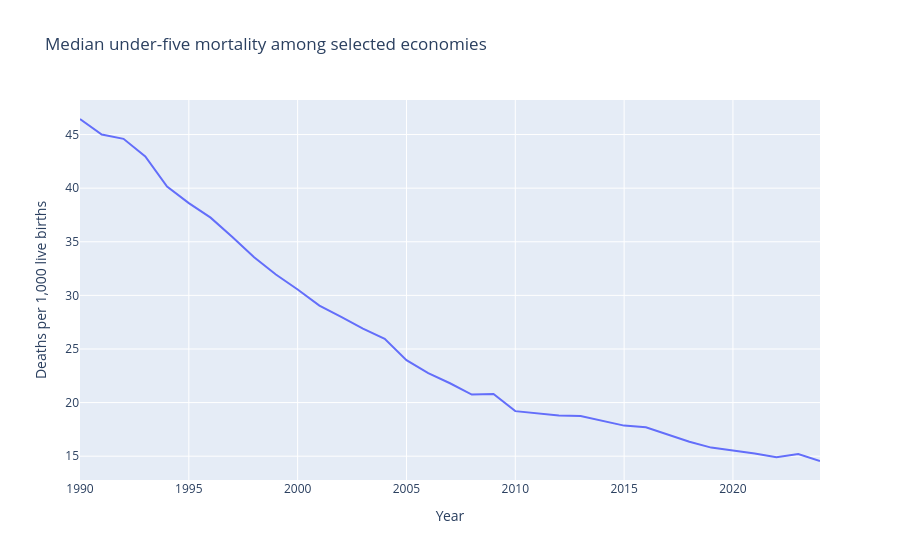

Source (notebook cell):
### Code cell
median_mortality = sample.groupby("year")["mortality"].median().reset_index()

fig = px.line(
    median_mortality,
    x="year",
    y="mortality",
    title="Median under-five mortality among selected economies",
    labels={"year": "Year", "mortality": "Deaths per 1,000 live births"},
)
fig.show()

### Figure 1 — Plotly figure (JSON) as saved in the notebook; plotly's stock layout.template omitted (floating-point values rounded to 4 significant figures)
{"data": [{"hovertemplate": "Year=%{x}<br>Deaths per 1,000 live births=%{y}<extra></extra>", "legendgroup": "", "line": {"color": "#636efa", "dash": "solid"}, "marker": {"symbol": "circle"}, "mode": "lines", "name": "", "orientation": "v", "showlegend": false, "type": "scatter", "x": [1990, 1991, 1992, 1993, 1994, 1995, 1996, 1997, 1998, 1999, 2000, 2001, 2002, 2003, 2004, 2005, 2006, 2007, 2008, 2009, 2010, 2011, 2012, 2013, 2014, 2015, 2016, 2017, 2018, 2019, 2020, 2021, 2022, 2023, 2024], "xaxis": "x", "y": [46.45, 45.0, 44.6, 42.95, 40.15, 38.6, 37.25, 35.45, 33.55, 31.95, 30.55, 29.05, 28.0, 26.9, 25.95, 23.95, 22.75, 21.8, 20.75, 20.8, 19.2, 19.0, 18.8, 18.75, 18.3, 17.85, 17.7, 17.0, 16.35, 15.8, 15.55, 15.25, 14.9, 15.2, 14.55], "yaxis": "y"}], "layout": {"legend": {"tracegroupgap": 0}, "title": {"text": "Median under-five mortality among selected economies"}, "xaxis": {"anchor": "y", "domain": [0, 1], "title": {"text": "Year"}}, "yaxis": {"anchor": "x", "domain": [0, 1], "title": {"text": "Deaths per 1,000 live births"}}}}
